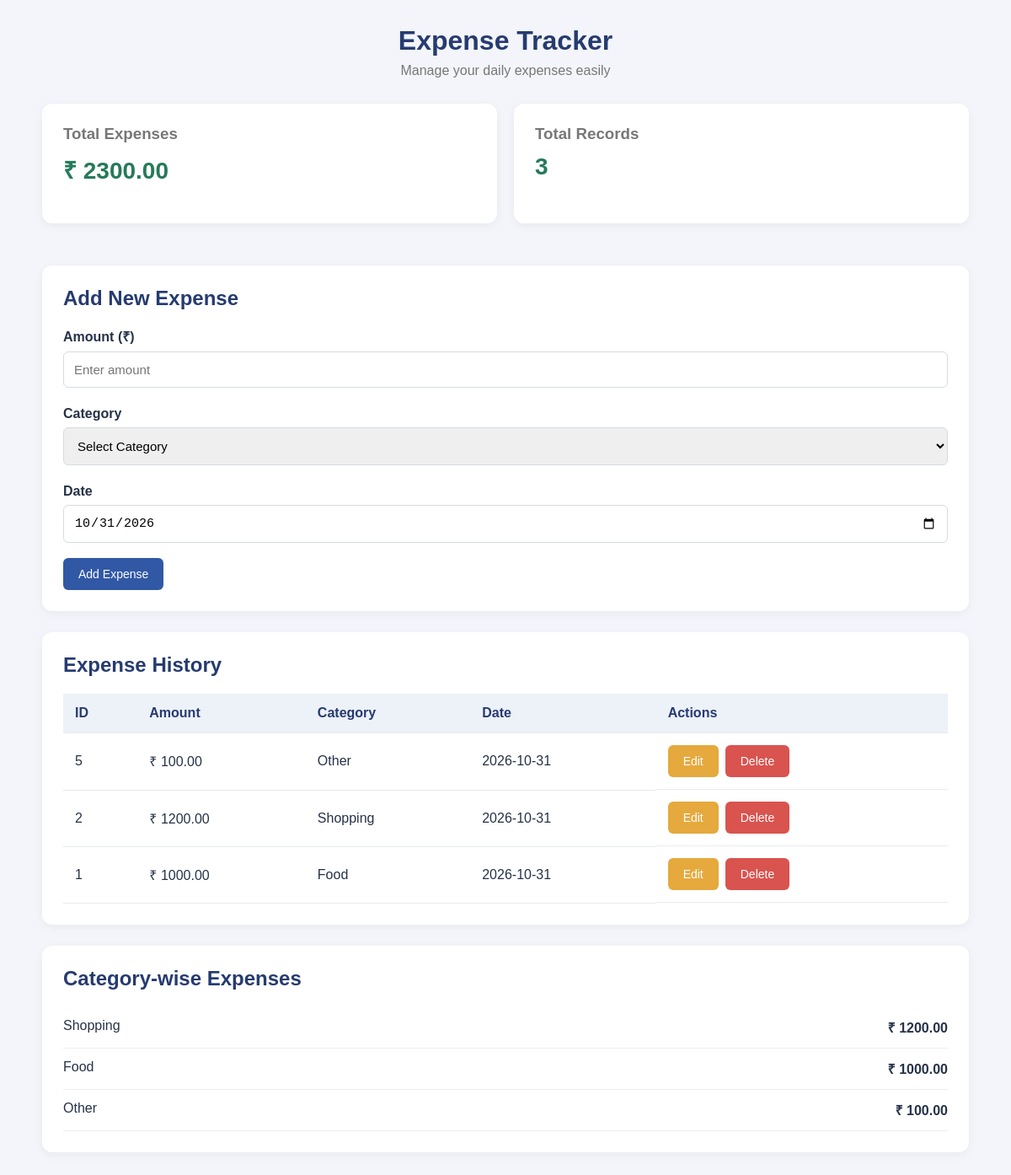
The page / on the database its author committed.
### tables this page shows
CREATE TABLE expenses (
            id INTEGER PRIMARY KEY AUTOINCREMENT,
            amount REAL NOT NULL,
            category TEXT NOT NULL,
            expense_date TEXT NOT NULL
        );

### app.py (the view)
@app.route("/")
def index():
    conn = get_db_connection()
    expenses = conn.execute(
        "SELECT * FROM expenses ORDER BY expense_date DESC, id DESC"
    ).fetchall()
    total = conn.execute(
        "SELECT COALESCE(SUM(amount), 0) FROM expenses"
    ).fetchone()[0]
    category_totals = conn.execute("""
        SELECT category, SUM(amount) AS total
        FROM expenses
        GROUP BY category
        ORDER BY total DESC
    """).fetchall()
    conn.close()
    return render_template(
        "index.html",
        expenses=expenses,
        total=total,
        category_totals=category_totals,
        today=date.today().isoformat()
    )

### app.py (called while the page is built)
def get_db_connection():
    conn = sqlite3.connect(DATABASE)
    conn.row_factory = sqlite3.Row
    return conn

### templates/index.html (shortened to what this page needs)
<!DOCTYPE html>
<html lang="en">
<head>
    <link rel="stylesheet" href="{{ url_for('static', filename='style.css') }}">
</head>
<body>
<div class="container">
    <header>
        <h1>Expense Tracker</h1>
        <p>Manage your daily expenses easily</p>
    </header>
    <section class="summary">
        <div class="summary-card">
            <h3>Total Expenses</h3>
            <h2>₹ {{ "%.2f"|format(total) }}</h2>
        </div>
        <div class="summary-card">
            <h3>Total Records</h3>
            <h2>{{ expenses|length }}</h2>
        </div>
    </section>
    <section class="form-section">
        <h2>Add New Expense</h2>
        <form action="{{ url_for('add_expense') }}" method="POST">
            <label>Amount (₹)</label>
            <input type="number" name="amount" step="0.01" min="0.01" placeholder="Enter amount" required>
            <label>Category</label>
            <select name="category" required>
                <option value="">Select Category</option>
            </select>
            <label>Date</label>
            <input type="date" name="expense_date" value="{{ today }}" required>
            <button type="submit">Add Expense</button>
        </form>
    </section>
    <section class="table-section">
        <h2>Expense History</h2>
        <div class="table-wrapper">
            <table>
                <thead>
                    <tr>
                        <th>ID</th>
                        <th>Amount</th>
                        <th>Category</th>
                        <th>Date</th>
                        <th>Actions</th>
                    </tr>
                </thead>
                <tbody>
                    {% for expense in expenses %}
                    <tr>
                        <td>{{ expense.id }}</td>
                        <td>₹ {{ "%.2f"|format(expense.amount) }}</td>
                        <td>{{ expense.category }}</td>
                        <td>{{ expense.expense_date }}</td>
                        <td class="actions">
                            <button type="button" class="edit-btn" data-id="{{ expense.id }}" data-amount="{{ expense.amount }}" data-category="{{ expense.category }}" data-date="{{ expense.expense_date }}">Edit</button>
                            <form action="{{ url_for('delete_expense', expense_id=expense.id) }}" method="POST" onsubmit="return confirm('Are you sure you want to delete this expense?')">
                                <button type="submit" class="delete-btn">Delete</button>
                            </form>
                        </td>
                    </tr>
                    {% else %}
                    <tr>
                        <td colspan="5">No expenses recorded yet.</td>
                    </tr>
                    {% endfor %}
                </tbody>
            </table>
        </div>
    </section>
    <section class="category-section">
        <h2>Category-wise Expenses</h2>
        {% for item in category_totals %}
            <div class="category-row">
                <span>{{ item.category }}</span>
                <strong>₹ {{ "%.2f"|format(item.total) }}</strong>
            </div>
        {% else %}
            <p>No category data available.</p>
        {% endfor %}
    </section>
</div>
</body>
</html>

### static/style.css (style rules this page uses)
* { margin: 0; padding: 0; box-sizing: border-box; }
body { font-family: Arial, sans-serif; background: #f3f5fa; color: #263248; padding: 30px 15px; }
.container { max-width: 1100px; margin: auto; }
header { text-align: center; margin-bottom: 30px; }
header h1 { font-size: 32px; color: #263b70; }
header p { color: #777; margin-top: 8px; }
.summary { display: grid; grid-template-columns: repeat(2, 1fr); gap: 20px; margin-bottom: 25px; }
.summary-card, .form-section, .table-section, .category-section { background: white; padding: 25px; border-radius: 12px; box-shadow: 0 3px 12px rgba(0,0,0,0.05); margin-bottom: 25px; }
.summary-card h3 { color: #777; margin-bottom: 12px; }
.summary-card h2 { font-size: 28px; color: #267a59; }
h2 { margin-bottom: 20px; color: #263b70; }
form label { display: block; margin: 12px 0 7px; font-weight: bold; }
input, select { width: 100%; padding: 12px; border: 1px solid #d5dbe5; border-radius: 6px; margin-bottom: 10px; font-size: 15px; }
button { border: none; padding: 11px 18px; border-radius: 6px; cursor: pointer; font-size: 14px; }
.form-section form > button { background: #3158a5; color: white; margin-top: 8px; }
.table-wrapper { overflow-x: auto; }
table { width: 100%; border-collapse: collapse; min-width: 650px; }
th, td { padding: 14px; text-align: left; border-bottom: 1px solid #e8ebf0; }
th { background: #edf1f8; color: #263b70; }
.actions { display: flex; gap: 8px; align-items: center; }
.edit-btn { background: #e5a93d; color: white; }
.delete-btn { background: #d9534f; color: white; }
.category-row { display: flex; justify-content: space-between; padding: 13px 0; border-bottom: 1px solid #eee; }

### rows shown on the page
expenses: id "5", amount "100.00", category "Other", expense_date "2026-10-31", total "100.00"
expenses: id "2", amount "1200.00", category "Shopping", expense_date "2026-10-31", total "1200.00"
expenses: id "1", amount "1000.00", category "Food", expense_date "2026-10-31", total "1000.00"

### other values the page prints
{{ "%.2f"|format(total) }} "2300.00"
{{ expenses|length }} "3"
